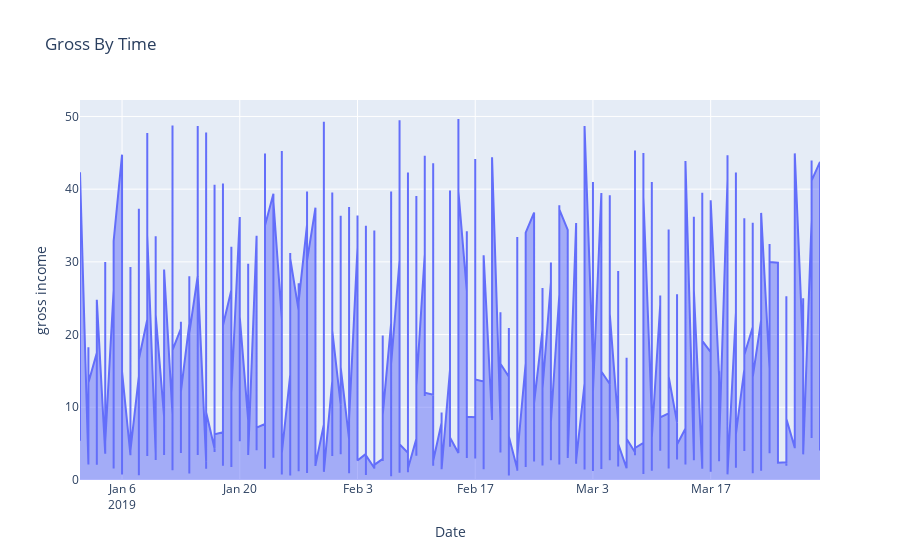

Here is the notebook cell this chart was saved with:
### Code cell
px.area(data_frame=df,x='Date' , y='gross income' ,title='Gross By Time')

### Figure 1 — Plotly figure (JSON) as saved in the notebook; plotly's stock layout.template omitted (floating-point values rounded to 4 significant figures; data arrays with more than 128 entries replaced by an {"elided": "..."} marker saying what was removed)
{"data": [{"fillpattern": {"shape": ""}, "hovertemplate": "Date=%{x}<br>gross income=%{y}<extra></extra>", "legendgroup": "", "line": {"color": "#636efa"}, "marker": {"symbol": "circle"}, "mode": "lines", "name": "", "orientation": "v", "showlegend": false, "stackgroup": "1", "type": "scatter", "x": {"elided": "1000 str values"}, "xaxis": "x", "y": {"elided": "1000 float values"}, "yaxis": "y"}], "layout": {"legend": {"tracegroupgap": 0}, "title": {"text": "Gross By Time"}, "xaxis": {"anchor": "y", "domain": [0, 1], "title": {"text": "Date"}}, "yaxis": {"anchor": "x", "domain": [0, 1], "title": {"text": "gross income"}}}}
